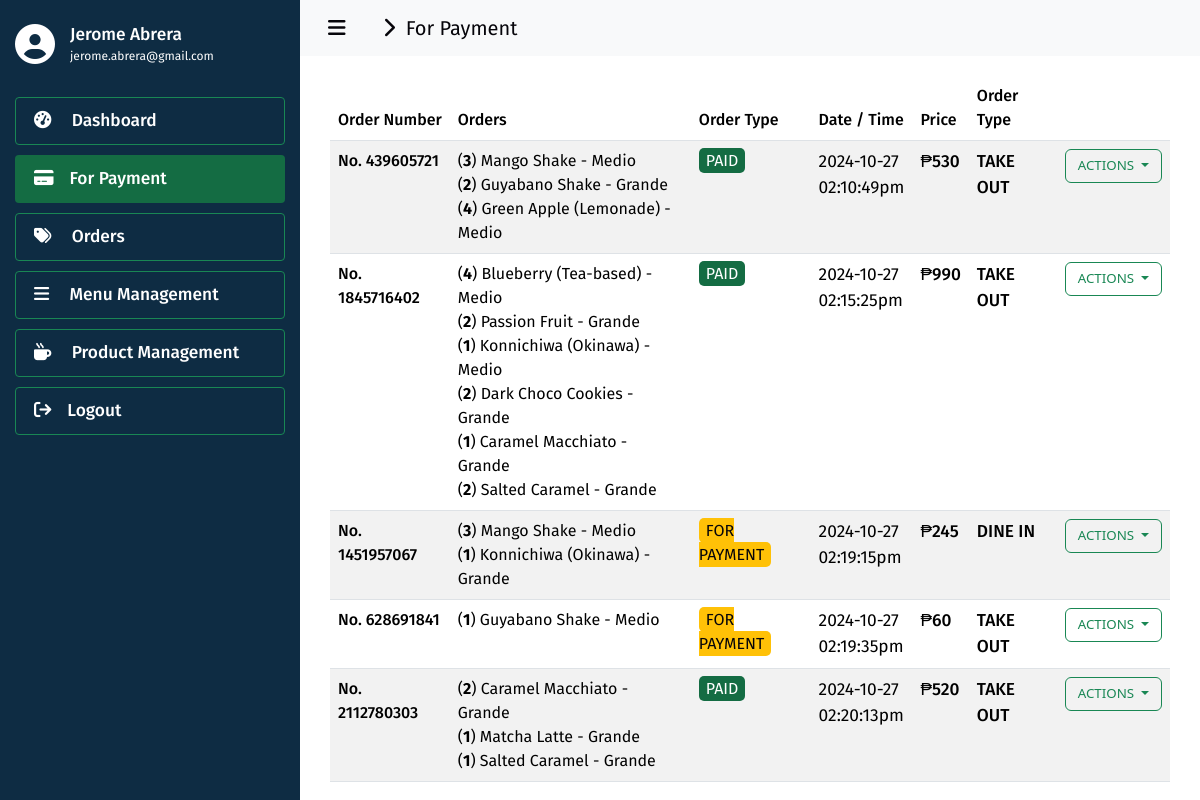
Page /admin/for_payment/index.php (signed in) on the earlier database version.
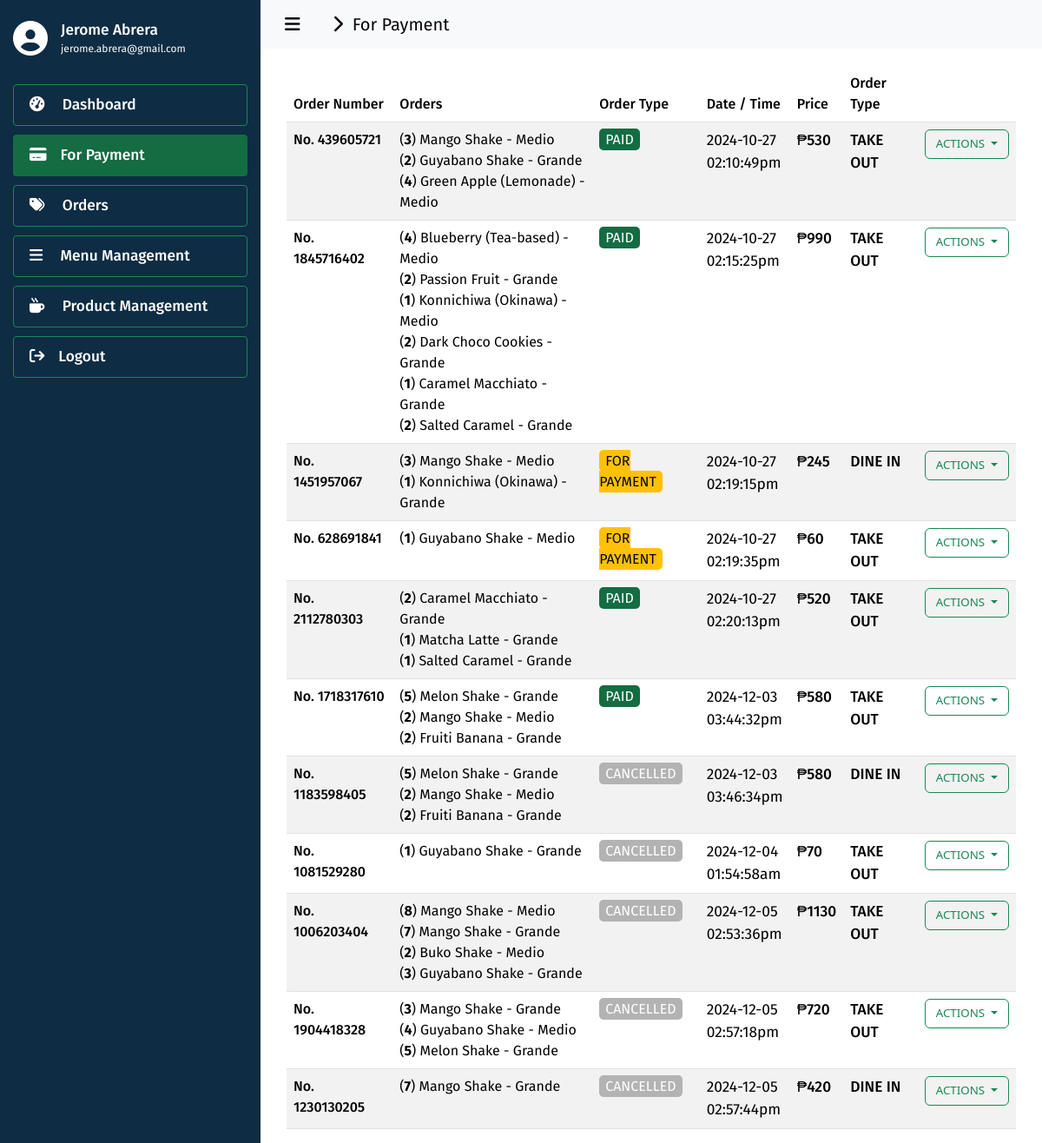
Same page on the later database version.
### tables this page shows
CREATE TABLE `for_payment` (
  `id` int(11) NOT NULL,
  `order_number` varchar(255) NOT NULL,
  `order_products` varchar(1000) NOT NULL,
  `order_type` varchar(255) NOT NULL,
  `order_date` date NOT NULL,
  `order_time` varchar(255) NOT NULL,
  `order_status` varchar(255) NOT NULL
);

### admin/for_payment/index.php (the view, shortened to what the changed rows need)
<?php
  include('../../utils/connections.php');
?>
<!DOCTYPE html>
<html lang="en">
  <head>
    <link
      href="https://cdn.jsdelivr.net/npm/bootstrap@5.3.3/dist/css/bootstrap.min.css"
      rel="stylesheet"
    >
    <link href="https://cdn.datatables.net/2.0.5/css/dataTables.bootstrap5.css" rel="stylesheet">
    <link rel="stylesheet" href="../../assets/css/global.css" />
    <link rel="stylesheet" href="./css/index.css" />
  </head>
  <body>
    <div class="div-classic-container">
      <div class="container" style="padding-inline: 30px; margin-top: 20px;">
        <table id="data" class="table table-striped" style="width:100%">
          <thead>
            <tr>
              <th class="fira-sans-medium">Order Number</th>
              <th class="fira-sans-medium">Orders</th>
              <th class="fira-sans-medium">Order Type</th>
              <th class="fira-sans-medium">Date / Time</th>
              <th class="fira-sans-medium">Price</th>
              <th class="fira-sans-medium">Order Type</th>
              <th class="fira-sans-medium"></th>
            </tr>
          </thead>
          <tbody>
            <?php
              $fetch_query = "SELECT * FROM `for_payment`";
              $result = $conn->query($fetch_query);
              if ($result->num_rows > 0) {
                while ($row = $result->fetch_assoc()) {
                  $id = $row['id'];
                  $order_number = $row['order_number'];
                  $order_date = $row['order_date'];
                  $order_time = $row['order_time'];
                  $order_status = $row['order_status'];
                  $order_products = $row['order_products'];
                  $order_type = $row['order_type'];
                  $span_class = 'badge-disabled';
                  $order_prices = 0;
                  $orders = '';
                  $approve_transaction_state = '';
                  $cancel_transaction_state = '';
                  $print_receipt_state = '';
                  if ($order_status == 'FOR PAYMENT') {
                    $span_class = 'badge-warning';
                    $print_receipt_state = 'disabled';
                  } else if ($order_status == 'PAID') {
                    $span_class = 'badge-enabled';
                    $approve_transaction_state = 'disabled';
                    $cancel_transaction_state = 'disabled';
                  } else if ($order_status == 'CANCELLED') {
                    $span_class = 'badge-disabled';
                    $approve_transaction_state = 'disabled';
                    $print_receipt_state = 'disabled';
                    $cancel_transaction_state = 'disabled';
                  }
                  $d_order = json_decode($order_products, true);
                  foreach ($d_order as $order) {
                    $item = $order['item'];
                    $price = intval($order['price']);
                    $quantity = intval($order['quantity']);
                    $size = $order['size'];
                    $order_prices += ($price * $quantity);
                    $orders .= '(<b>'.strval($quantity).'</b>) '.$item.' - '.$size.'<br/>';
                  }
                  echo '
                    <tr>
                      <td class="color-brown fira-sans-medium">No. '.$order_number.'</td>
                      <td class="color-dark fira-sans-regular">
                        '.$orders.'
                      </td>
                      <td class="fira-sans-regular">
                        <span class="'.$span_class.'">'.$order_status.'</span>
                      </td>
                       <td class="color-dark fira-sans-regular size-13">
                        '.$order_date.'<br/>'.$order_time.'
                      </td>
                      <td class="color-dark fira-sans-medium size-13">
                        ₱'.$order_prices.'
                      </td>
                      <td class="color-dark fira-sans-medium size-13">
                        '.$order_type.'
                      </td>
                      <td>
                        <div class="dropdown">
                          <button class="btn btn-outline-success dropdown-toggle size-10" type="button" id="dropdownMenuButton1" data-bs-toggle="dropdown" aria-expanded="false">
                            ACTIONS
                          </button>
                          <ul class="dropdown-menu" aria-labelledby="dropdownMenuButton1">
                            <li><a class="dropdown-item '.$approve_transaction_state.'" href="../../actions/prepare.php?order_id='.$id.'">Approve Transaction</a></li>
                            <li><a class="dropdown-item '.$cancel_transaction_state.'" href="../../actions/cancel.php?order_id='.$id.'">Cancel Transaction</a></li>
                            <li><a class="dropdown-item '.$print_receipt_state.'" href="../receipt/index.php?id='.$id.'&order_number='.$order_number.'">Print Receipt</a></li>
                          </ul>
                        </div>
                      </td>
                    </tr>
                  ';
                }
              }
            ?>
          </tbody>
        </table>
      </div>
    </div>
  </body>
</html>

Differences in the rows shown:
added for_payment: order_number "1718317610", quantity "5", item "Melon Shake", size "Grande", quantity "2", item "Mango Shake", size "Medio", item "Fruiti Banana", order_status "PAID", order_date "2024-12-03", order_time "03:44:32pm", order_prices "580", order_type "TAKE OUT"
added for_payment: order_number "1183598405", quantity "5", item "Melon Shake", size "Grande", quantity "2", item "Mango Shake", size "Medio", item "Fruiti Banana", order_status "CANCELLED", order_date "2024-12-03", order_time "03:46:34pm", order_prices "580", order_type "DINE IN"
added for_payment: order_number "1081529280", quantity "1", item "Guyabano Shake", size "Grande", order_status "CANCELLED", order_date "2024-12-04", order_time "01:54:58am", order_prices "70", order_type "TAKE OUT"
added for_payment: order_number "1006203404", quantity "8", item "Mango Shake", size "Medio", quantity "7", size "Grande", quantity "2", item "Buko Shake", quantity "3", item "Guyabano Shake", order_status "CANCELLED", order_date "2024-12-05", order_time "02:53:36pm", order_prices "1130", order_type "TAKE OUT"
added for_payment: order_number "1904418328", quantity "3", item "Mango Shake", size "Grande", quantity "4", item "Guyabano Shake", size "Medio", quantity "5", item "Melon Shake", order_status "CANCELLED", order_date "2024-12-05", order_time "02:57:18pm", order_prices "720", order_type "TAKE OUT"
added for_payment: order_number "1230130205", quantity "7", item "Mango Shake", size "Grande", order_status "CANCELLED", order_date "2024-12-05", order_time "02:57:44pm", order_prices "420", order_type "DINE IN"
